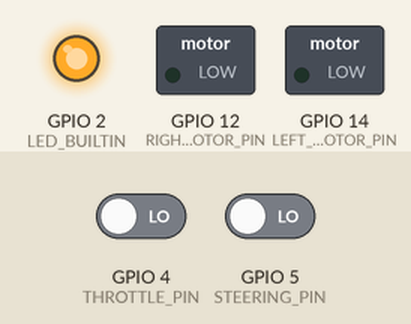
This program was run on a simulated ESP8266 (Wemos D1 mini). Parts: switched loads named in the program (green lamp = pin HIGH), output pins drawn as LEDs (lit = HIGH, except the on-board LED, lit = LOW). The inputs (shaded band) are chosen by the test bench; at power-on: GPIO 4 (THROTTLE_PIN) LOW, GPIO 5 (STEERING_PIN) LOW.

Above: at 0.24 s.
Timing chart, 0 to 1.7 s (numbered marks = the images above):
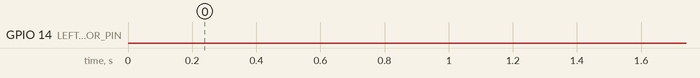

The program:

main.cpp
```cpp
// Tank controller board
// Mixes steering and throttle channels
// Provide output signals with a ramp
//

#include <Arduino.h>

#define STEERING_PIN 5     // D1
#define THROTTLE_PIN 4     // D2
#define LEFT_MOTOR_PIN 14  // D5
#define RIGHT_MOTOR_PIN 12 // D6

// 3.3v   ________________________________________                 _______
//        |                                       |                |     |
//        |                                       |                |     |
// _______|<-- (MIN, MAX, DEFAULT) PULSE_WIDTH -->|________________|     |____
//
//        |<-- OUTPUT_PULSE_INTERVAL_MICROS ---------------------->|

#define OUTPUT_PULSE_INTERVAL_MICROS 20000

// How much steering (in percent) will be added to channels
#define MIXER_GAIN_1_PERCENT 100 // when throttle is zero (throttle pulse width = DEFAULT_PULSE_WIDTH)
#define MIXER_GAIN_2_PERCENT 10  // when throttle is full (throttle pulse width = MIN_PULSE_WIDTH or throttle pulse width = MAX_PULSE_WIDTH)
#define MIXER_DIRECTION 1        // 1 - steering added to left motor channel, minused from right motor channel, -1 for inversion
#define DEAD_ZONE 2              // dead zone near DEFAULT_PULSE_WIDTH, microseconds
#define RAMP_LIMIT 10            // output signals changing speed, microseconds per OUTPUT_PULSE_INTERVAL_MICROS

const unsigned int DEFAULT_PULSE_WIDTH = 1500;
const unsigned int MAX_PULSE_WIDTH = 1900;
const unsigned int MIN_PULSE_WIDTH = 1100;
const int LEFT_MOTOR_TRIMMER = 0;
const int RIGHT_MOTOR_TRIMMER = 0;

unsigned long steering_pulse_start_micros = 0;
unsigned long throttle_pulse_start_micros = 0;
unsigned long left_motor_pulse_start_micros = 0;
unsigned long right_motor_pulse_start_micros = 0;

unsigned int steering_pulse_width = DEFAULT_PULSE_WIDTH;
unsigned int throttle_pulse_width = DEFAULT_PULSE_WIDTH;
unsigned int left_motor_pulse_width = DEFAULT_PULSE_WIDTH;
unsigned int right_motor_pulse_width = DEFAULT_PULSE_WIDTH;

bool is_steering_pulse = false;
bool is_throttle_pulse = false;
bool is_left_motor_pulse = false;
bool is_right_motor_pulse = false;

unsigned long output_pulse_start_micros = 0;

void read_pulse_width(uint8_t pin, unsigned long *start_micros, unsigned int *pulse_width, bool *is_pulse)
{
  unsigned long current_micros = micros();
  if (digitalRead(pin) == HIGH)
  {
    if (!*is_pulse)
    {
      *is_pulse = true;
      *start_micros = current_micros;
    }
  }
  else
  {
    if (*is_pulse)
    {
      *is_pulse = false;

      *pulse_width = current_micros - *start_micros;
      *start_micros = current_micros;
    }
  }
}

void read_input_signals()
{
  read_pulse_width(STEERING_PIN, &steering_pulse_start_micros, &steering_pulse_width, &is_steering_pulse);
  read_pulse_width(THROTTLE_PIN, &throttle_pulse_start_micros, &throttle_pulse_width, &is_throttle_pulse);
}

void output_pulse_width(uint8_t pin, unsigned int pulse_width)
{
  unsigned long current_micros = micros();
  if (current_micros - output_pulse_start_micros >= pulse_width)
  {
    digitalWrite(pin, LOW);
  }
}

unsigned int normalize_output_pulse_width(unsigned int pulse_width)
{
  if (pulse_width > MAX_PULSE_WIDTH)
  {
    return MAX_PULSE_WIDTH;
  }
  else if (pulse_width <= DEFAULT_PULSE_WIDTH + DEAD_ZONE && pulse_width >= DEFAULT_PULSE_WIDTH - DEAD_ZONE)
  {
    return DEFAULT_PULSE_WIDTH;
  };
  return pulse_width;
}

unsigned int ramp(unsigned int setpoint, unsigned int current_value)
{
  if (current_value >= setpoint)
  {
    if (current_value - setpoint >= RAMP_LIMIT)
    {
      return current_value - RAMP_LIMIT;
    }
  }
  else if (current_value < setpoint)
  {
    if (setpoint - current_value >= RAMP_LIMIT)
    {
      return current_value + RAMP_LIMIT;
    }
  }
  return setpoint;
}

void mix_channels()
{
  long multiplicator = 0;
  if (throttle_pulse_width >= DEFAULT_PULSE_WIDTH)
  {
    multiplicator = map(throttle_pulse_width, DEFAULT_PULSE_WIDTH, MAX_PULSE_WIDTH, MIXER_GAIN_1_PERCENT, MIXER_GAIN_2_PERCENT);
  }
  else
  {
    multiplicator = map(throttle_pulse_width, MIN_PULSE_WIDTH, DEFAULT_PULSE_WIDTH, MIXER_GAIN_2_PERCENT, MIXER_GAIN_1_PERCENT);
  };

  double mix_value = 0;
  if (steering_pulse_width >= DEFAULT_PULSE_WIDTH)
  {
    mix_value = multiplicator * 0.01 * (steering_pulse_width - DEFAULT_PULSE_WIDTH);
  }
  else
  {
    mix_value = -1 * multiplicator * 0.01 * (DEFAULT_PULSE_WIDTH - steering_pulse_width);
  }

  unsigned int left_motor_setpoint = normalize_output_pulse_width(throttle_pulse_width + MIXER_DIRECTION * mix_value + LEFT_MOTOR_TRIMMER);
  unsigned int right_motor_setpoint = normalize_output_pulse_width(throttle_pulse_width - MIXER_DIRECTION * mix_value + RIGHT_MOTOR_TRIMMER);

  left_motor_pulse_width = ramp(left_motor_setpoint, left_motor_pulse_width);
  right_motor_pulse_width = ramp(right_motor_setpoint, right_motor_pulse_width);
}

void output_signals()
{
  unsigned long current_micros = micros();
  if (current_micros - output_pulse_start_micros >= OUTPUT_PULSE_INTERVAL_MICROS)
  {
    mix_channels();
    output_pulse_start_micros = micros();
    digitalWrite(LEFT_MOTOR_PIN, HIGH);
    digitalWrite(RIGHT_MOTOR_PIN, HIGH);
  }

  output_pulse_width(LEFT_MOTOR_PIN, left_motor_pulse_width);
  output_pulse_width(RIGHT_MOTOR_PIN, right_motor_pulse_width);
}

void setup()
{
  pinMode(LED_BUILTIN, OUTPUT);
  pinMode(STEERING_PIN, INPUT);
  pinMode(THROTTLE_PIN, INPUT);
  pinMode(LEFT_MOTOR_PIN, OUTPUT);
  pinMode(RIGHT_MOTOR_PIN, OUTPUT);
}

void loop()
{
  read_input_signals();
  output_signals();
}
```
